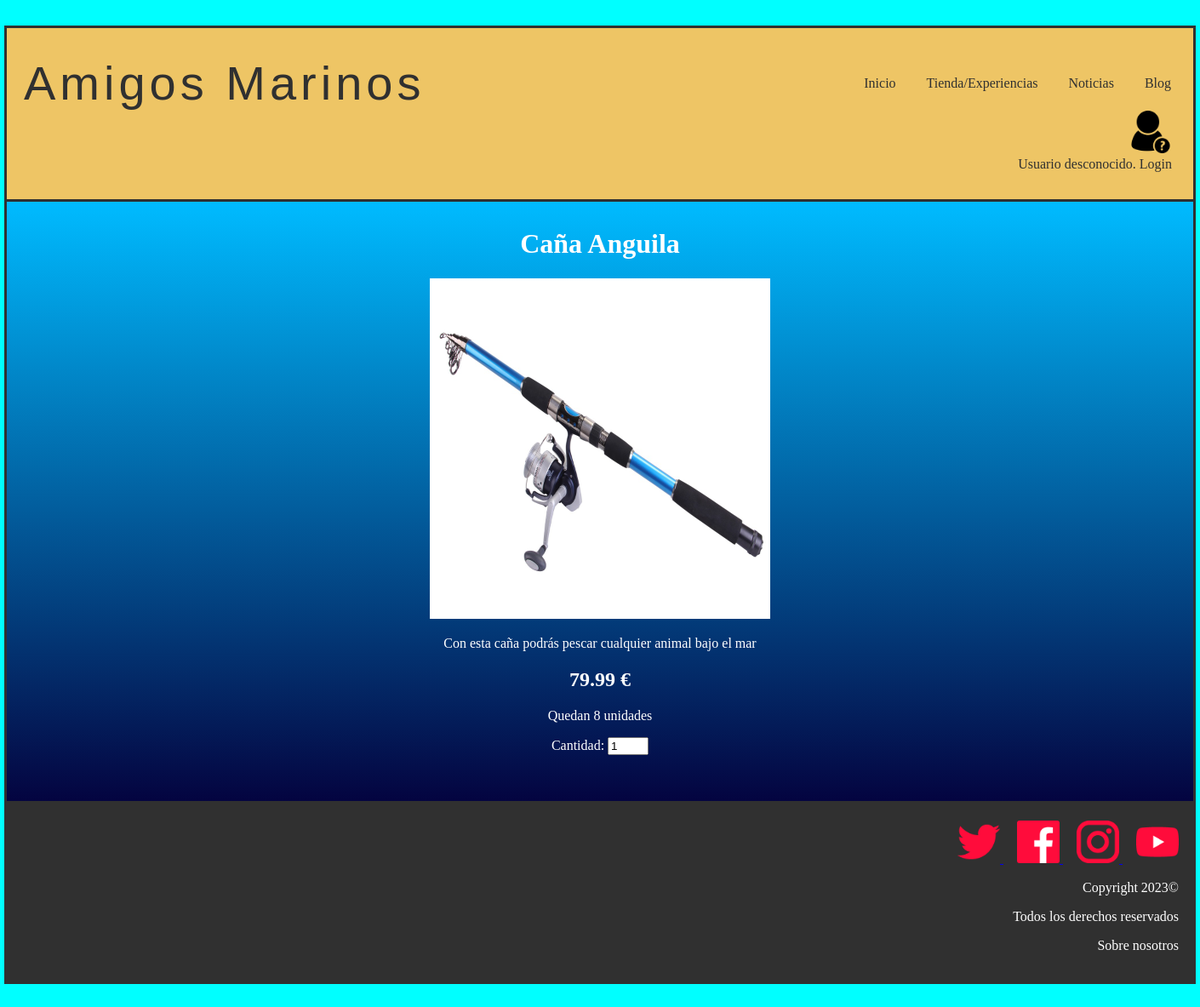
The page /vistaProducto.php?id=4 on the database as committed earlier.
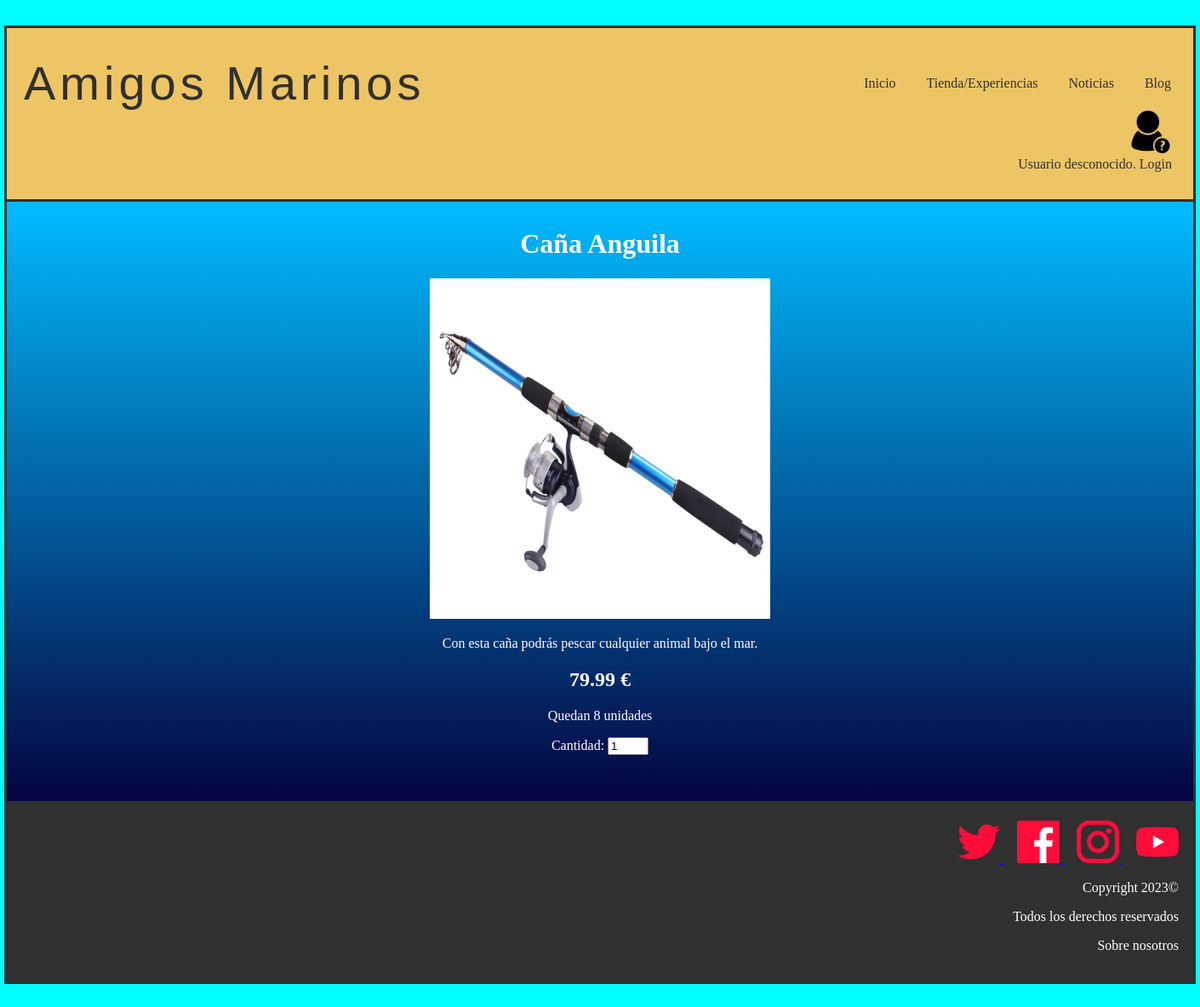
The same page on the database as committed later.
### tables this page shows
CREATE TABLE IF NOT EXISTS `producto` (
  `nombre` varchar(25) NOT NULL,
  `id` int(11) NOT NULL AUTO_INCREMENT,
  `descripcion` text NOT NULL,
  `unidades` int(11) NOT NULL,
  `precio` float NOT NULL,
  `imagen` varchar(50) NOT NULL,
  PRIMARY KEY(`id`)
);

### includes/producto.php (called while the page is built, shortened)
<?php
class Producto {
    private $nombre;
    private $descripcion;
    private $unidades;
    private $precio;
    private $urlImagen;
    private function __construct($id = NULL , $descripcion, $unidades, $precio, $urlImagen, $nombre)
    {
        $this->descripcion = $descripcion;
        $this->unidades = $unidades;
        $this->nombre = $nombre;
        $this->precio = $precio;
        $this->urlImagen = $urlImagen;
    }
    public static function buscaPorId($idProducto)
    {
        $conn = Aplicacion::getInstance()->getConexionBd();
        $query = sprintf("SELECT * FROM producto WHERE id='%d'", $idProducto);
        $rs = $conn->query($query);
        if ($rs) {
            $fila = $rs->fetch_assoc();
            $producto = new Producto($fila["id"], $fila["descripcion"], $fila["unidades"], $fila["precio"], $fila["imagen"], $fila["nombre"]);
            return $producto;
        } else {
            error_log("Error BD ({$conn->errno}): {$conn->error}");
        }
        return $result;
    }
    public function getNombre()
    {
        return $this->nombre;
    }
    public function getDescripcion(){
        return $this->descripcion;
    }
    public function getImagen(){
        return $this->urlImagen;
    }
    public function getPrecio(){
        return $this->precio;
    }
    public function getUnidades(){
        return $this->unidades;
    }
}
?>

### vistaProducto.php (the view, shortened to what this page needs)
<?php
require_once __DIR__.'/includes/producto.php';
?>
<!DOCTYPE html>
<html>
<head>
    <link href= "http://localhost/proyecto/assets/style.css" rel="stylesheet" type="text/css">
</head>
<body>
	<?php
	require ('./includes/comun/cabecera.php');
	?>
<div class="container">
	<?php
	$id = $_GET["id"];
	$producto = Producto::buscaPorId($id);
	echo  "<h1>" . $producto->getNombre() . "</h1>";
	echo '<img src="' . $producto->getImagen() . '"onmouseover="mostrarZoom(event, this.src)" id="imgVistaProducto">';
	echo "<p>" . $producto->getDescripcion() ."</p>";
	echo  "<h2>" . $producto->getPrecio() . " € </h2>";
	echo "<p> Quedan " . $producto->getUnidades() ." unidades</p>";
	?>
	<form  method="POST">
		<?php
		$aux=$producto->getUnidades();
		if($aux>0){
			echo "<p>Cantidad: <input type=number value=1 name=Unidades id=Unidades min=1 max=$aux></p>";
				?>
				<?php
		}
		?>
	</form>
	<br>
	</div>
    <?php
	require("./includes/comun/pie.php");
	?>
</body>
</html>

### includes/comun/cabecera.php (shortened to what this page needs)
<?php
function reconocerUsuario() {
  if (isset($_SESSION["login"]) && ($_SESSION["login"]===true)){
    echo'Rol: '.Usuario::getNombreRol($_SESSION['rol']);
    $level=level::getLevel($_SESSION["puntos"]);
    if($level == level::cangrejo){
      echo '<form method="post" action="micuenta.php">
      <input type="image" src="./img/cangrejo.jpg" name="boton" width="50" alt="Botón icono cangrejo"  height="50" />
      </form>';
      echo 'Bienvenido ' . $_SESSION['nombre'] . '! ';
      echo '<a href="logout.php">(salir)</a>';
    }
    else if($level == level::delfin){
      echo '<form method="post" action="micuenta.php">
      <input type="image" src="./img/delfin.jpg" name="boton" width="50" alt="Botón icono delfin"  height="50" />
      </form>';
      echo 'Bienvenido ' . $_SESSION['nombre'] . '! ';
      echo '<a href="logout.php">(salir)</a>';
    }
    else if($level == level::megalodon){
      echo '<form method="post" action="micuenta.php">
      <input type="image" src="./img/tiburon.jpg" name="boton" width="50" alt="Botón icono tiburon"  height="50" />
      </form>';
      echo 'Bienvenido ' . $_SESSION['nombre'] . '! ';
      echo '<a href="logout.php">(salir)</a>';
    }
    else if($level == level::poseidon){
      echo '<form method="post" action="micuenta.php">
      <input type="image" src="./img/poseidon.jpg" name="boton" width="50" alt="Botón icono poseidon"  height="50" />
      </form>';
      echo 'Bienvenido ' . $_SESSION['nombre'] . '! ';
      echo '<a href="logout.php">(salir)</a>';
    }
  } else {
    echo '<form method="post" action="login.php">
    <input type="image" src="./img/usuariodesconocido.jpg" name="boton" width="50" alt="Botón para ir a login"  height="50" />
    </form>';
    echo 'Usuario desconocido. ';
    echo '<a href="login.php">Login </a>';
  }
}
?>
<header class ="header">
        <div class="cont logo-nav-cont" >
        <a class="logo">Amigos Marinos</a>
        <nav class="navigation">
          <ul>
            <li><a href="index.php">Inicio</a></li>
            <li><a href="tienda.php">Tienda/Experiencias</a></li>
            <li><a href="noticias.php">Noticias</a></li>
            <li><a href="blog.php">Blog</a></li>
          </ul>
        </nav>
       </div>
		<div class="login" >
		 <?php
		reconocerUsuario();
		?>
		</div>
</header>

### includes/comun/pie.php (shortened to what this page needs)
<footer>
<div id="footer">
    <div id="menuFooter">
        <div id="redes-sociales">
            <div class="ops-v">
                <a href="https://media.biobiochile.cl/wp-content/uploads/2019/05/bikini-bottom.jpeg">
                <img src="img/twitter.png" alt="twitter" target="_blank" width = "50" height = "50"/>
                </a>
                <a href="https://www.facebook.com/profile.php?id=100088652318580">
                <img src="img/facebook.png" alt="facebook" target="_blank" width = "50" height = "50"/>
                </a>
                <a href="https://www.instagram.com/amigosmarinos_oficial/?next=%2Famigosmarinos_oficial%2F">
                <img src="img/instagram.png" alt="instagram" target="_blank" width = "50" height = "50"/>
                </a>
                <a href="https://www.youtube.com/watch?v=_Q5YWM2I9_U&t=5889s&ab_channel=M%C3%BAsicadelMundo">
                <img src="img/youtube.png" alt="youtube" target="_blank" width = "50" height = "50"/>
                </a>
            </div>
        </div>
        <div id="copyright">
            <p>Copyright 2023©</p>
            <p>Todos los derechos reservados</p>
        </div>
        <div id="sobre-nosotros">
            <p><a id="link" href="miembros.php">Sobre nosotros</a></p>
        </div>
    </div>
</div>
</footer>

### assets/style.css (style rules this page uses)
body { color: white; background-color: #00FFFF; text-align: center; width: 1400px; margin: auto; margin-top: 30px; margin-bottom: 30px; }
.container { background-image: linear-gradient(to bottom,#00bbff, #040440); border: 3px solid #303030; padding-top: 10px; padding-bottom: 20px; }
img { width :580; height :480; border :5; }
footer { clear: both; padding: 20px; background-color: #303030; color: white; text-align: right; }
.header { background-color: #eec565; color:#303030; border: 3px solid #303030; border-bottom: none; padding:2rem 0; }
.header a { color:#303030; text-decoration:none; }
.logo { letter-spacing: 5px; font-size: 3.5em; font-family:Impact, Haettenschweiler, 'Arial Narrow Bold', sans-serif; margin-left: 20px; }
.logo-nav-cont { display: flex; justify-content: space-between; align-items: center; margin-right: 10px; }
.navigation ul { margin: 0; padding: 0; list-style: none; }
.navigation ul li { display: inline-block; }
.navigation ul li a { display: block; padding: 0.5rem 1rem; transition: all 0.4s linear; border-radius: 5px; }
.login { text-align: right; margin-right: 25px; }
#imgVistaProducto { height: 400px; width: 400px; }
#link { color:white; text-decoration: none; }

Rows that differ between the two databases and show on the page:
changed producto "Caña Anguila": descripcion "Con esta caña podrás pescar cualquier animal bajo el mar" → "Con esta caña podrás pescar cualquier animal bajo el mar."
